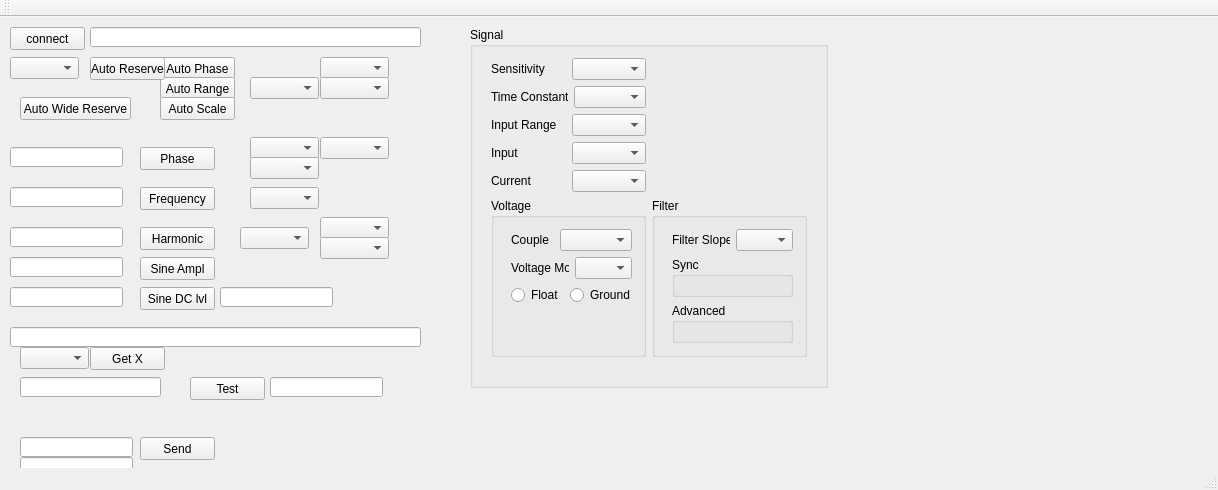
<?xml version="1.0" encoding="UTF-8"?>
<ui version="4.0">
 <class>MainWindow</class>
 <widget class="QMainWindow" name="MainWindow">
  <property name="geometry">
   <rect>
    <x>0</x>
    <y>0</y>
    <width>1218</width>
    <height>490</height>
   </rect>
  </property>
  <property name="windowTitle">
   <string>MainWindow</string>
  </property>
  <widget class="QWidget" name="centralWidget">
   <widget class="QPushButton" name="pushButtonConnect">
    <property name="geometry">
     <rect>
      <x>10</x>
      <y>10</y>
      <width>75</width>
      <height>23</height>
     </rect>
    </property>
    <property name="text">
     <string>connect</string>
    </property>
   </widget>
   <widget class="QLineEdit" name="lineEditResponse">
    <property name="geometry">
     <rect>
      <x>90</x>
      <y>10</y>
      <width>331</width>
      <height>20</height>
     </rect>
    </property>
   </widget>
   <widget class="QLineEdit" name="lineEditPhase">
    <property name="geometry">
     <rect>
      <x>10</x>
      <y>130</y>
      <width>113</width>
      <height>20</height>
     </rect>
    </property>
   </widget>
   <widget class="QLineEdit" name="lineEditFrequency">
    <property name="geometry">
     <rect>
      <x>10</x>
      <y>170</y>
      <width>113</width>
      <height>20</height>
     </rect>
    </property>
   </widget>
   <widget class="QLineEdit" name="lineEditHarmonic">
    <property name="geometry">
     <rect>
      <x>10</x>
      <y>210</y>
      <width>113</width>
      <height>20</height>
     </rect>
    </property>
   </widget>
   <widget class="QPushButton" name="pushButtonFrequency">
    <property name="geometry">
     <rect>
      <x>140</x>
      <y>170</y>
      <width>75</width>
      <height>23</height>
     </rect>
    </property>
    <property name="text">
     <string>Frequency</string>
    </property>
   </widget>
   <widget class="QPushButton" name="pushButtonHarmonic">
    <property name="geometry">
     <rect>
      <x>140</x>
      <y>210</y>
      <width>75</width>
      <height>23</height>
     </rect>
    </property>
    <property name="text">
     <string>Harmonic</string>
    </property>
   </widget>
   <widget class="QComboBox" name="comboBoxLockInAmplifierModel">
    <property name="geometry">
     <rect>
      <x>10</x>
      <y>40</y>
      <width>69</width>
      <height>22</height>
     </rect>
    </property>
   </widget>
   <widget class="QPushButton" name="pushButtonSineAmplitude">
    <property name="geometry">
     <rect>
      <x>140</x>
      <y>240</y>
      <width>75</width>
      <height>23</height>
     </rect>
    </property>
    <property name="text">
     <string>Sine Ampl</string>
    </property>
   </widget>
   <widget class="QLineEdit" name="lineEditSineAmplitude">
    <property name="geometry">
     <rect>
      <x>10</x>
      <y>240</y>
      <width>113</width>
      <height>20</height>
     </rect>
    </property>
   </widget>
   <widget class="QLineEdit" name="lineEditSineDCLevel">
    <property name="geometry">
     <rect>
      <x>10</x>
      <y>270</y>
      <width>113</width>
      <height>20</height>
     </rect>
    </property>
   </widget>
   <widget class="QPushButton" name="pushButtonSineDCLevel">
    <property name="geometry">
     <rect>
      <x>140</x>
      <y>270</y>
      <width>75</width>
      <height>23</height>
     </rect>
    </property>
    <property name="text">
     <string>Sine DC lvl</string>
    </property>
   </widget>
   <widget class="QPushButton" name="pushButtonAutoPhase">
    <property name="geometry">
     <rect>
      <x>160</x>
      <y>40</y>
      <width>75</width>
      <height>23</height>
     </rect>
    </property>
    <property name="text">
     <string>Auto Phase</string>
    </property>
   </widget>
   <widget class="QLineEdit" name="lineEditError">
    <property name="geometry">
     <rect>
      <x>10</x>
      <y>310</y>
      <width>411</width>
      <height>20</height>
     </rect>
    </property>
   </widget>
   <widget class="QComboBox" name="comboBoxRefSource">
    <property name="geometry">
     <rect>
      <x>320</x>
      <y>40</y>
      <width>69</width>
      <height>22</height>
     </rect>
    </property>
   </widget>
   <widget class="QComboBox" name="comboBoxRefTriggerMode">
    <property name="geometry">
     <rect>
      <x>250</x>
      <y>60</y>
      <width>69</width>
      <height>22</height>
     </rect>
    </property>
   </widget>
   <widget class="QComboBox" name="comboBoxRefTriggerOutput">
    <property name="geometry">
     <rect>
      <x>320</x>
      <y>60</y>
      <width>69</width>
      <height>22</height>
     </rect>
    </property>
   </widget>
   <widget class="QPushButton" name="pushButtonAutoRange">
    <property name="geometry">
     <rect>
      <x>160</x>
      <y>60</y>
      <width>75</width>
      <height>23</height>
     </rect>
    </property>
    <property name="text">
     <string>Auto Range</string>
    </property>
   </widget>
   <widget class="QPushButton" name="pushButtonAutoScale">
    <property name="geometry">
     <rect>
      <x>160</x>
      <y>80</y>
      <width>75</width>
      <height>23</height>
     </rect>
    </property>
    <property name="text">
     <string>Auto Scale</string>
    </property>
   </widget>
   <widget class="QComboBox" name="comboBoxInputVoltageShields">
    <property name="geometry">
     <rect>
      <x>320</x>
      <y>120</y>
      <width>69</width>
      <height>22</height>
     </rect>
    </property>
   </widget>
   <widget class="QLineEdit" name="lineEditSignalStrength">
    <property name="geometry">
     <rect>
      <x>220</x>
      <y>270</y>
      <width>113</width>
      <height>20</height>
     </rect>
    </property>
   </widget>
   <widget class="QComboBox" name="comboBoxSynchronousFilter">
    <property name="geometry">
     <rect>
      <x>320</x>
      <y>200</y>
      <width>69</width>
      <height>22</height>
     </rect>
    </property>
   </widget>
   <widget class="QComboBox" name="comboBoxAdvanceFilter">
    <property name="geometry">
     <rect>
      <x>320</x>
      <y>220</y>
      <width>69</width>
      <height>22</height>
     </rect>
    </property>
   </widget>
   <widget class="QComboBox" name="comboBoxOutData">
    <property name="geometry">
     <rect>
      <x>20</x>
      <y>330</y>
      <width>69</width>
      <height>22</height>
     </rect>
    </property>
   </widget>
   <widget class="QPushButton" name="pushButtonOutData">
    <property name="geometry">
     <rect>
      <x>90</x>
      <y>330</y>
      <width>75</width>
      <height>23</height>
     </rect>
    </property>
    <property name="text">
     <string>Get X</string>
    </property>
   </widget>
   <widget class="QLineEdit" name="lineEditOutData">
    <property name="geometry">
     <rect>
      <x>20</x>
      <y>360</y>
      <width>141</width>
      <height>20</height>
     </rect>
    </property>
   </widget>
   <widget class="QPushButton" name="pushButtonTest">
    <property name="geometry">
     <rect>
      <x>190</x>
      <y>360</y>
      <width>75</width>
      <height>23</height>
     </rect>
    </property>
    <property name="text">
     <string>Test</string>
    </property>
   </widget>
   <widget class="QLineEdit" name="lineEditSend">
    <property name="geometry">
     <rect>
      <x>20</x>
      <y>420</y>
      <width>113</width>
      <height>20</height>
     </rect>
    </property>
   </widget>
   <widget class="QLineEdit" name="lineEditRecieve">
    <property name="geometry">
     <rect>
      <x>20</x>
      <y>440</y>
      <width>113</width>
      <height>20</height>
     </rect>
    </property>
   </widget>
   <widget class="QPushButton" name="pushButtonSend">
    <property name="geometry">
     <rect>
      <x>140</x>
      <y>420</y>
      <width>75</width>
      <height>23</height>
     </rect>
    </property>
    <property name="text">
     <string>Send</string>
    </property>
   </widget>
   <widget class="QPushButton" name="pushButtonPhase">
    <property name="geometry">
     <rect>
      <x>140</x>
      <y>130</y>
      <width>75</width>
      <height>23</height>
     </rect>
    </property>
    <property name="text">
     <string>Phase</string>
    </property>
   </widget>
   <widget class="QGroupBox" name="groupBoxSignal">
    <property name="geometry">
     <rect>
      <x>470</x>
      <y>10</y>
      <width>358</width>
      <height>361</height>
     </rect>
    </property>
    <property name="title">
     <string>Signal</string>
    </property>
    <widget class="QWidget" name="gridLayoutWidget">
     <property name="geometry">
      <rect>
       <x>10</x>
       <y>20</y>
       <width>338</width>
       <height>321</height>
      </rect>
     </property>
     <layout class="QGridLayout" name="gridLayout">
      <item row="0" column="0">
       <layout class="QHBoxLayout" name="horizontalLayout">
        <item>
         <widget class="QLabel" name="labelSensitivity">
          <property name="text">
           <string>Sensitivity</string>
          </property>
         </widget>
        </item>
        <item>
         <widget class="QComboBox" name="comboBoxSensivitity"/>
        </item>
       </layout>
      </item>
      <item row="3" column="0">
       <layout class="QHBoxLayout" name="horizontalLayout_6">
        <item>
         <widget class="QLabel" name="labelInput">
          <property name="text">
           <string>Input</string>
          </property>
         </widget>
        </item>
        <item>
         <widget class="QComboBox" name="comboBoxInputSignal"/>
        </item>
       </layout>
      </item>
      <item row="2" column="0">
       <layout class="QHBoxLayout" name="horizontalLayout_5">
        <item>
         <widget class="QLabel" name="labelInputRange">
          <property name="text">
           <string>Input Range</string>
          </property>
         </widget>
        </item>
        <item>
         <widget class="QComboBox" name="comboBoxInputVoltageRange"/>
        </item>
       </layout>
      </item>
      <item row="4" column="0">
       <layout class="QHBoxLayout" name="horizontalLayout_8">
        <item>
         <widget class="QLabel" name="labelCurrent">
          <property name="text">
           <string>Current</string>
          </property>
         </widget>
        </item>
        <item>
         <widget class="QComboBox" name="comboBoxInputCurrentGain"/>
        </item>
       </layout>
      </item>
      <item row="5" column="0">
       <layout class="QHBoxLayout" name="horizontalLayout_9">
        <item>
         <widget class="QGroupBox" name="groupBox_3">
          <property name="title">
           <string>Voltage</string>
          </property>
          <layout class="QFormLayout" name="formLayout">
           <item row="3" column="1">
            <layout class="QVBoxLayout" name="verticalLayout_8">
             <item>
              <layout class="QHBoxLayout" name="horizontalLayout_16">
               <item>
                <widget class="QLabel" name="labelVoltageCoupling">
                 <property name="text">
                  <string>Couple</string>
                 </property>
                </widget>
               </item>
               <item>
                <widget class="QComboBox" name="comboBoxInputVoltageCoupling"/>
               </item>
              </layout>
             </item>
             <item>
              <layout class="QHBoxLayout" name="horizontalLayout_13">
               <item>
                <widget class="QLabel" name="labelInputVoltageMode">
                 <property name="text">
                  <string>Voltage Mode</string>
                 </property>
                </widget>
               </item>
               <item>
                <widget class="QComboBox" name="comboBoxInputVoltageMode"/>
               </item>
              </layout>
             </item>
             <item>
              <layout class="QHBoxLayout" name="horizontalLayout_15">
               <item>
                <widget class="QRadioButton" name="radioButtonFloat">
                 <property name="text">
                  <string>Float</string>
                 </property>
                </widget>
               </item>
               <item>
                <widget class="QRadioButton" name="radioButtonGround">
                 <property name="text">
                  <string>Ground</string>
                 </property>
                </widget>
               </item>
              </layout>
             </item>
            </layout>
           </item>
          </layout>
         </widget>
        </item>
       </layout>
      </item>
      <item row="1" column="0">
       <layout class="QHBoxLayout" name="horizontalLayout_3">
        <item>
         <widget class="QLabel" name="labelTimeConstant">
          <property name="text">
           <string>Time Constant</string>
          </property>
         </widget>
        </item>
        <item>
         <widget class="QComboBox" name="comboBoxTimeConstant"/>
        </item>
       </layout>
      </item>
      <item row="5" column="1">
       <widget class="QGroupBox" name="groupBoxFilter">
        <property name="title">
         <string>Filter</string>
        </property>
        <layout class="QFormLayout" name="formLayout_2">
         <item row="1" column="1">
          <layout class="QVBoxLayout" name="verticalLayout_6">
           <item>
            <layout class="QHBoxLayout" name="horizontalLayout_10">
             <item>
              <widget class="QLabel" name="labelFilterSlope">
               <property name="text">
                <string>Filter Slope</string>
               </property>
              </widget>
             </item>
             <item>
              <widget class="QComboBox" name="comboBoxFilterSlope"/>
             </item>
            </layout>
           </item>
           <item>
            <widget class="QGroupBox" name="groupBox_4">
             <property name="title">
              <string>Sync</string>
             </property>
             <layout class="QHBoxLayout" name="horizontalLayout_4">
              <item>
               <layout class="QHBoxLayout" name="horizontalLayout_11">
                <item>
                 <widget class="QRadioButton" name="radioButtonSyncOff">
                  <property name="text">
                   <string>Off</string>
                  </property>
                 </widget>
                </item>
                <item>
                 <widget class="QRadioButton" name="radioButtonSyncOn">
                  <property name="text">
                   <string>On</string>
                  </property>
                 </widget>
                </item>
               </layout>
              </item>
             </layout>
            </widget>
           </item>
           <item>
            <widget class="QGroupBox" name="groupBox_2">
             <property name="title">
              <string>Advanced</string>
             </property>
             <layout class="QHBoxLayout" name="horizontalLayout_2">
              <item>
               <layout class="QHBoxLayout" name="horizontalLayout_12">
                <item>
                 <widget class="QRadioButton" name="radioButtonOff">
                  <property name="text">
                   <string>Off</string>
                  </property>
                 </widget>
                </item>
                <item>
                 <widget class="QRadioButton" name="radioButtonAdvancedOn">
                  <property name="text">
                   <string>On</string>
                  </property>
                 </widget>
                </item>
               </layout>
              </item>
             </layout>
            </widget>
           </item>
          </layout>
         </item>
        </layout>
       </widget>
      </item>
     </layout>
    </widget>
   </widget>
   <widget class="QLineEdit" name="lineEditTest">
    <property name="geometry">
     <rect>
      <x>270</x>
      <y>360</y>
      <width>113</width>
      <height>20</height>
     </rect>
    </property>
   </widget>
   <widget class="QPushButton" name="pushButtonAutoReserve">
    <property name="geometry">
     <rect>
      <x>90</x>
      <y>40</y>
      <width>75</width>
      <height>23</height>
     </rect>
    </property>
    <property name="text">
     <string>Auto Reserve</string>
    </property>
   </widget>
   <widget class="QComboBox" name="comboBoxCloseReserveMode">
    <property name="geometry">
     <rect>
      <x>250</x>
      <y>120</y>
      <width>69</width>
      <height>22</height>
     </rect>
    </property>
   </widget>
   <widget class="QComboBox" name="comboBoxWideReserveMode">
    <property name="geometry">
     <rect>
      <x>250</x>
      <y>140</y>
      <width>69</width>
      <height>22</height>
     </rect>
    </property>
   </widget>
   <widget class="QPushButton" name="pushButtonAutoWideReserve">
    <property name="geometry">
     <rect>
      <x>20</x>
      <y>80</y>
      <width>111</width>
      <height>23</height>
     </rect>
    </property>
    <property name="text">
     <string>Auto Wide Reserve</string>
    </property>
   </widget>
   <widget class="QComboBox" name="comboBoxInputSignalZ">
    <property name="geometry">
     <rect>
      <x>250</x>
      <y>170</y>
      <width>69</width>
      <height>22</height>
     </rect>
    </property>
   </widget>
   <widget class="QComboBox" name="comboBoxBufferMode">
    <property name="geometry">
     <rect>
      <x>240</x>
      <y>210</y>
      <width>69</width>
      <height>22</height>
     </rect>
    </property>
   </widget>
  </widget>
  <widget class="QMenuBar" name="menuBar">
   <property name="geometry">
    <rect>
     <x>0</x>
     <y>0</y>
     <width>1218</width>
     <height>21</height>
    </rect>
   </property>
  </widget>
  <widget class="QToolBar" name="mainToolBar">
   <attribute name="toolBarArea">
    <enum>TopToolBarArea</enum>
   </attribute>
   <attribute name="toolBarBreak">
    <bool>false</bool>
   </attribute>
  </widget>
  <widget class="QStatusBar" name="statusBar"/>
 </widget>
 <layoutdefault spacing="6" margin="11"/>
 <resources/>
 <connections/>
</ui>
